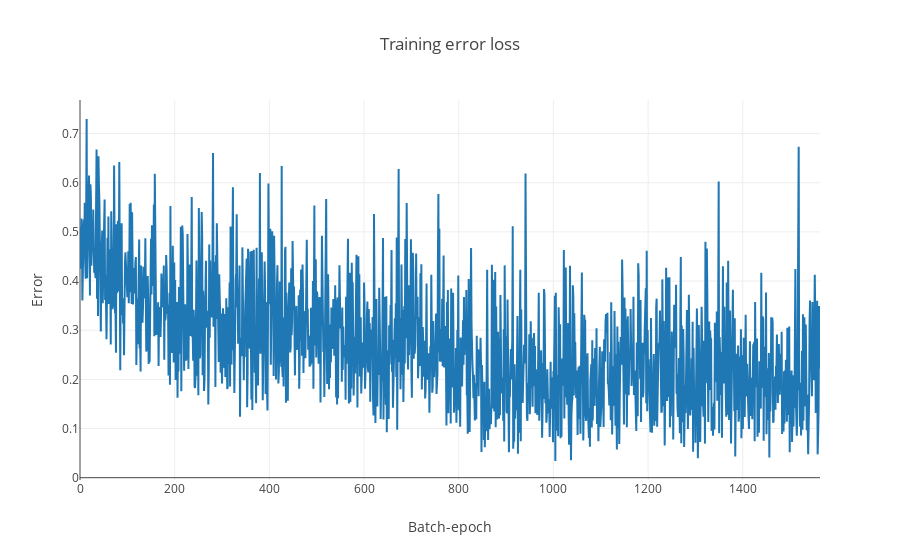

Notebook cell for this chart:
### Code cell
init_notebook_mode(connected=True)
iplot(fig_loss, filename='imdb_cnn_batch_loss')

### Figure 1 — Plotly figure (JSON) as saved in the notebook; plotly's stock layout.template omitted (floating-point values rounded to 4 significant figures; data arrays with more than 128 entries replaced by an {"elided": "..."} marker saying what was removed)
{"data": [{"mode": "lines", "type": "scatter", "x": {"elided": "1564 int values"}, "y": {"elided": "1564 float values"}}], "layout": {"title": "Training error loss", "xaxis": {"title": "Batch-epoch"}, "yaxis": {"title": "Error"}}}
